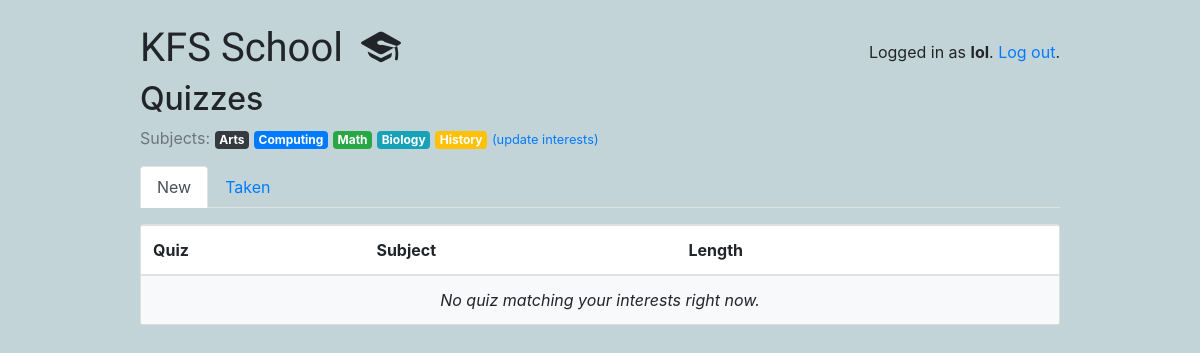
/students/ (signed in), run on an earlier commit of the app's database.
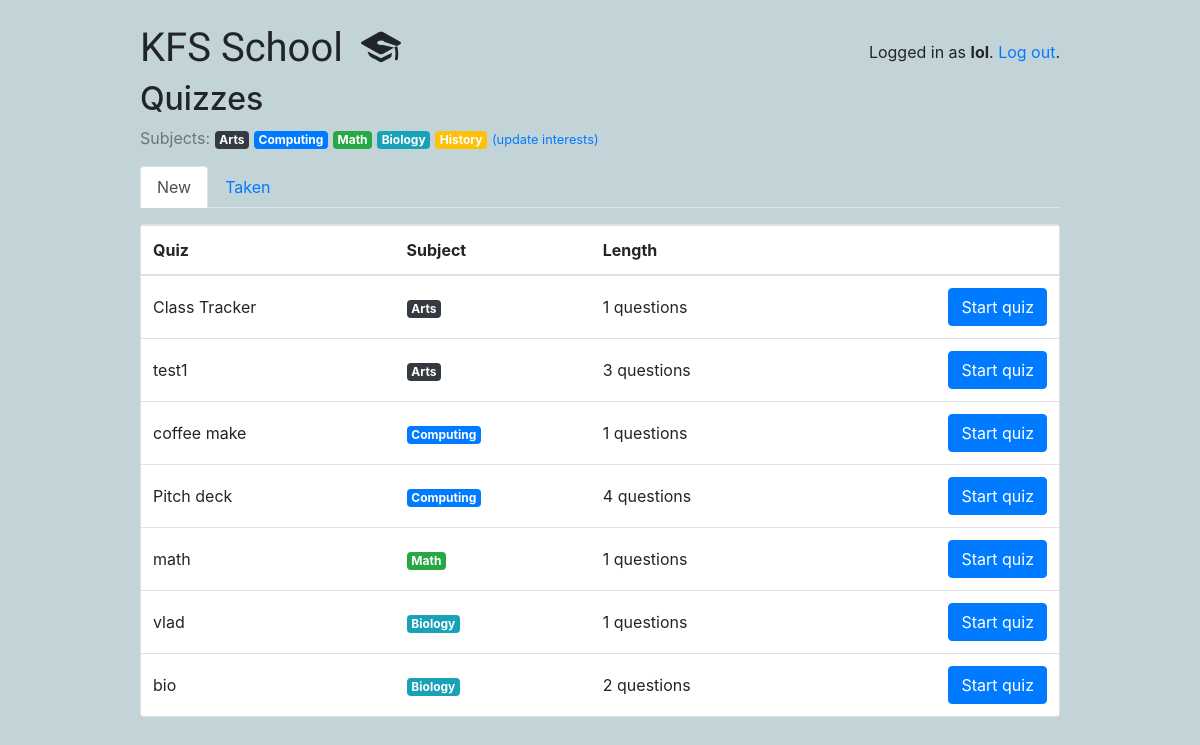
And on a later commit of the database.
### classroom/models.py (models this page shows, shortened)
class User(AbstractUser):
    is_student = models.BooleanField(default=False)
    is_teacher = models.BooleanField(default=False)

class Subject(models.Model):
    name = models.CharField(max_length=30)
    color = models.CharField(max_length=7, default='#007bff')
    def get_html_badge(self):
        name = escape(self.name)
        color = escape(self.color)
        html = '<span class="badge badge-primary" style="background-color: %s">%s</span>' % (color, name)
        return mark_safe(html)

class Quiz(models.Model):
    owner = models.ForeignKey(User, on_delete=models.CASCADE, related_name='quizzes')
    name = models.CharField(max_length=255)
    subject = models.ForeignKey(Subject, on_delete=models.CASCADE, related_name='quizzes')

### classroom/views/students.py (the view)
# urls.py: path('', students.QuizListView.as_view(), name='quiz_list'),
@method_decorator([login_required, student_required], name='dispatch')
class QuizListView(ListView):
    model = Quiz
    ordering = ('name', )
    context_object_name = 'quizzes'
    template_name = 'classroom/students/quiz_list.html'
    def get_queryset(self):
        student = self.request.user.student
        student_interests = student.interests.values_list('pk', flat=True)
        taken_quizzes = student.quizzes.values_list('pk', flat=True)
        queryset = Quiz.objects.filter(subject__in=student_interests) \
            .exclude(pk__in=taken_quizzes) \
            .annotate(questions_count=Count('questions')) \
            .filter(questions_count__gt=0)
        return queryset

### classroom/templates/classroom/students/quiz_list.html
{% extends 'base.html' %}
{% block content %}
  {% include 'classroom/students/_header.html' with active='new' %}
  <div class="card">
    <table class="table mb-0">
      <thead>
        <tr>
          <th>Quiz</th>
          <th>Subject</th>
          <th>Length</th>
          <th></th>
        </tr>
      </thead>
      <tbody>
        {% for quiz in quizzes %}
          <tr>
            <td class="align-middle">{{ quiz.name }}</td>
            <td class="align-middle">{{ quiz.subject.get_html_badge }}</td>
            <td class="align-middle">{{ quiz.questions_count }} questions</td>
            <td class="text-right">
              <a href="{% url 'students:take_quiz' quiz.pk %}" class="btn btn-primary">Start quiz</a>
            </td>
          </tr>
        {% empty %}
          <tr>
            <td class="bg-light text-center font-italic" colspan="4">No quiz matching your interests right now.</td>
          </tr>
        {% endfor %}
      </tbody>
    </table>
  </div>
{% endblock %}

### templates/base.html (shortened to what this page needs)
{% load static %}
<!doctype html>
<html lang="en">
  <head>
    <link rel="stylesheet" href="https://maxcdn.bootstrapcdn.com/bootstrap/4.0.0/css/bootstrap.min.css">
    <link rel="stylesheet" type="text/css" href="{% static 'vendor/fontello-2f186091/css/fontello.css' %}">
    <link rel="stylesheet" type="text/css" href="{% static 'css/app.css' %}">
    {% if user.is_authenticated and user.is_teacher %}
      <link rel="stylesheet" type="text/css" href="{% static 'css/teachers.css' %}">
    {% else %}
      <link rel="stylesheet" type="text/css" href="{% static 'css/students.css' %}">
    {% endif %}
  </head>
  <body>
    <div class="container my-4">
      <div class="row justify-content-center">
        <div class="col-md-10 col-sm-12">
          <div class="row">
            <div class="col-6">
              <h1 class="logo">
                <a href="{% url 'home' %}">
                  KFS School
                  {% if user.is_authenticated %}
                    {% if user.is_teacher %}
                      <span class="icon-feather" data-toggle="tooltip" data-placement="right" title="Teacher profile"></span>
                    {% else %}
                      <span class="icon-graduation-cap" data-toggle="tooltip" data-placement="right" title="Student profile"></span>
                    {% endif %}
                  {% endif %}
                </a>
              </h1>
            </div>
            <div class="col-6 text-right">
              {% if user.is_authenticated %}
                <p class="pt-3">Logged in as <strong>{{ user.username }}</strong>. <a href="{% url 'logout' %}">Log out</a>.</p>
              {% else %}
                <a href="{% url 'login' %}" class="btn btn-light" role="button">Log in</a>
                <a href="{% url 'signup' %}" class="btn btn-primary" role="button">Sign up</a>
              {% endif %}
            </div>
          </div>
              {% block content %}
              {% endblock %}
            </div>
          </div>
        </div>
  </body>
</html>

### classroom/templates/classroom/students/_header.html
<h2>Quizzes</h2>
<p class="text-muted">
  Subjects:{% for subject in user.student.interests.all %} {{ subject.get_html_badge }}{% endfor %}
  <a href="{% url 'students:student_interests' %}"><small>(update interests)</small></a>
</p>
<ul class="nav nav-tabs mb-3">
  <li class="nav-item">
    <a class="nav-link{% if active == 'new' %} active{% endif %}" href="{% url 'students:quiz_list' %}">New</a>
  </li>
  <li class="nav-item">
    <a class="nav-link{% if active == 'taken' %} active{% endif %}" href="{% url 'students:taken_quiz_list' %}">Taken</a>
  </li>
</ul>

### static/css/app.css (style rules this page uses)
.logo { font-family: 'Clicker Script', cursive; }
.logo a { color: #212529; text-decoration: none; }

### static/css/students.css (style rules this page uses)
body { background-color: #c2d4d8; }

What changed in the data, as far as the page shows it:
added Quiz: name "Class Tracker", subject.get_html_badge "Arts", questions_count "1"
added Quiz: name "test1", subject.get_html_badge "Arts", questions_count "3"
added Quiz: name "coffee make", subject.get_html_badge "Computing", questions_count "1"
added Quiz: name "Pitch deck", subject.get_html_badge "Computing", questions_count "4"
added Quiz: name "math", subject.get_html_badge "Math", questions_count "1"
added Quiz: name "vlad", subject.get_html_badge "Biology", questions_count "1"
added Quiz: name "bio", subject.get_html_badge "Biology", questions_count "2"
Also different on the page:
text no longer shown: "No quiz matching your interests right now."
